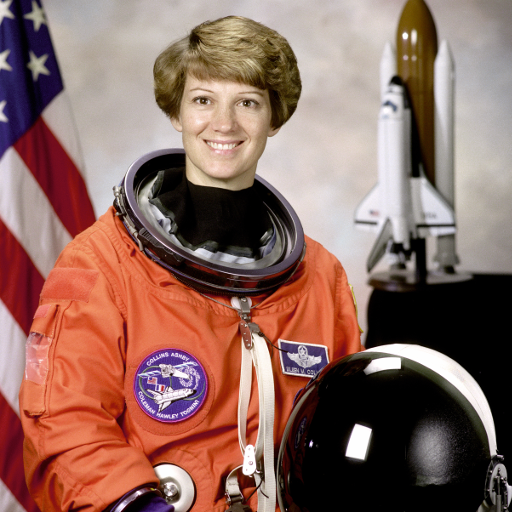
#> input picture skimage.data.astronaut(), 512 x 512 px
$ jupyter execute --allow-errors profiling_analysis.ipynb   (shell and % lines are left out)
#> lines starting #> are read from the running program, lines starting #| are printed output that depends on the picture
### baseline/lab1_baseline.py
"""Lab 1 code from app.py (commit bd9ea14) minus the Gradio UI.
Frozen as the Lab 8 baseline; line numbers match app.py."""
import numpy as np
from PIL import Image
import time

# ==========================================
# 1. VECTORIZED ALGORITHM (Fast)
# ==========================================
# [16 lines left out: function vectorized_mosaic, not called in this run]

# ==========================================
# 2. NAIVE LOOP ALGORITHM (Slow - For Step 6)
# ==========================================
def loop_based_mosaic(img_array, grid_size, tile_array, base_colors):
    height, width, channels = img_array.shape
    tile_h, tile_w = height // grid_size, width // grid_size
    display_tile_size = tile_array.shape[1]

    final_img = np.zeros((grid_size * display_tile_size, grid_size * display_tile_size, 3), dtype=np.uint8)

    for r in range(grid_size):
        for c in range(grid_size):
            y_start, y_end = r * tile_h, (r + 1) * tile_h
            x_start, x_end = c * tile_w, (c + 1) * tile_w
            region = img_array[y_start:y_end, x_start:x_end]

            avg_color = np.mean(region, axis=(0, 1))

            best_idx = 0
            min_dist = float('inf')
            for i, color in enumerate(base_colors):
                dist = np.linalg.norm(avg_color - color)
                if dist < min_dist:
                    min_dist = dist
                    best_idx = i

            paste_y = r * display_tile_size
            paste_x = c * display_tile_size
            final_img[paste_y:paste_y+display_tile_size, paste_x:paste_x+display_tile_size] = tile_array[best_idx]

    return final_img

# ==========================================
# 3. PIPELINE
# ==========================================
# [48 lines left out: function process_image, not called in this run]

### mosaic_generator/image_processor.py
"""Image loading, resizing and grid division."""
from pathlib import Path

import numpy as np
from PIL import Image, UnidentifiedImageError

from .utils import as_grid


# [40 lines left out: function load_image, not called in this run]


def validate_grid(image, grid_size):
    """Check that a grid fits an image, with every cell at least one pixel.

    Args:
        image (np.ndarray): Image of shape ``(H, W, 3)``.
        grid_size (int | tuple[int, int]): Cells down and across.

    Returns:
        tuple[int, int]: The grid as ``(rows, cols)``.

    Raises:
        ValueError: If the grid size is invalid or larger than the image.
    """
    rows, cols = as_grid(grid_size)
    height, width = image.shape[:2]
    if rows > height or cols > width:
        raise ValueError(
            f"A {rows}x{cols} grid needs an image at least {cols}x{rows} pixels; this one is {width}x{height}."
        )
    return rows, cols


def crop_to_grid(image, grid_size):
    """Crop an image so its height and width divide evenly into the grid.

    Args:
        image (np.ndarray): Image of shape ``(H, W, 3)``.
        grid_size (int | tuple[int, int]): Cells down and across.

    Returns:
        np.ndarray: The top-left part of ``image`` (a view, not a copy) whose
        size is an exact multiple of the cell size.

    Raises:
        ValueError: If the grid doesn't fit the image.
    """
    rows, cols = validate_grid(image, grid_size)
    cell_h, cell_w = image.shape[0] // rows, image.shape[1] // cols
    return image[:cell_h * rows, :cell_w * cols]


def cell_averages(image, grid_size):
    """Average color of every grid cell, using one box-filter downscale.

    Args:
        image (np.ndarray): Image of shape ``(H, W, 3)``, dtype ``uint8``.
        grid_size (int | tuple[int, int]): Cells down and across.

    Returns:
        tuple[np.ndarray, np.ndarray]: The image cropped to the grid, and the
        cell colors as a ``(rows, cols, 3)`` ``uint8`` array (rounded to whole
        numbers).

    Raises:
        ValueError: If the grid doesn't fit the image.

    Example:
        >>> image = load_image("test_images/astronaut_512.png")
        >>> cell_averages(image, 32)[1].shape
        (32, 32, 3)
    """
    cropped = crop_to_grid(image, grid_size)
    rows, cols = as_grid(grid_size)
    cell_h, cell_w = cropped.shape[0] // rows, cropped.shape[1] // cols
    colors = np.asarray(Image.fromarray(cropped).reduce((cell_w, cell_h)))
    return cropped, colors


# [33 lines left out: functions resize, blend, not called in this run]

### profiling_analysis.ipynb
# Lab 8: Profiling and Optimization

Part 1 profiles the Lab 1 baseline. Part 2 (at the end) optimizes it.

**Baseline:** `loop_based_mosaic` from my Lab 1 `app.py`, copied unchanged into `baseline/lab1_baseline.py`.

Dependencies are pinned in `requirements-dev.txt` and installed with `uv pip install -r requirements-dev.txt` (in place of `pip install line_profiler`).

[cell 1]

import cProfile
import io
import platform
import pstats
import time
from pathlib import Path

import matplotlib.pyplot as plt
import numpy as np
import pandas as pd
from PIL import Image
from skimage import data

from baseline.lab1_baseline import loop_based_mosaic

Path("results").mkdir(exist_ok=True)
Path("test_images").mkdir(exist_ok=True)
print(platform.platform(), "| Python", platform.python_version(), "| numpy", np.__version__)

## Test suite

Images: scikit-image's astronaut photo at 256, 512 and 1024 px (the 1024 is upscaled, which doesn't affect timing). Grids: 16, 32, 64. Tiles: Lab 1's 32-color synthetic palette.

[cell 2]
IMAGE_SIZES, GRID_SIZES = [256, 512, 1024], [16, 32, 64]
REQUIRED = {(256, 16), (512, 32), (1024, 64)}

images = {}
for size in IMAGE_SIZES:
    path = Path(f"test_images/astronaut_{size}.png")
    if not path.exists():
        Image.fromarray(data.astronaut()).resize((size, size), Image.LANCZOS).save(path)
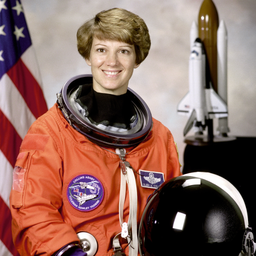
#> saved as astronaut_256.png: PIL image 256x256 RGB; mean R, G, B 141.6, 105.8, 96.5
    images[size] = np.array(Image.open(path).convert("RGB"))

# Lab 1's tile set (same lines as in Lab 1's process_image)
num_tiles, tile_size = 32, 20
np.random.seed(42)
base_colors = np.random.randint(0, 255, size=(num_tiles, 3), dtype=np.uint8)
tile_array = np.zeros((num_tiles, tile_size, tile_size, 3), dtype=np.uint8)
for i in range(num_tiles):
    tile_array[i, :, :] = base_colors[i]
    tile_array[i, 0, :] = 20
    tile_array[i, :, 0] = 20

## Baseline timing

5 timed runs per configuration, after one untimed run.

[cell 3]
def time_runs(fn, n=5):
    fn()  # untimed first run (cold caches)
    times = []
    for _ in range(n):
        start = time.perf_counter()
        fn()
        times.append(time.perf_counter() - start)
    return np.array(times)


rows = []
for size in IMAGE_SIZES:
    for grid in GRID_SIZES:
        t = time_runs(lambda: loop_based_mosaic(images[size], grid, tile_array, base_colors))
        rows.append({"image": size, "grid": grid, "cells": grid * grid,
                     "mean_s": t.mean(), "std_s": t.std(ddof=1), "min_s": t.min(),
                     "required": "✓" if (size, grid) in REQUIRED else ""})
#> after the loop, rows = 9 items
timings = pd.DataFrame(rows)
#> timings = table of 9 rows and 7 columns
timings.to_csv("results/baseline_timings.csv", index=False)
timings.round(4)
#> Out = table of 9 rows and 7 columns

[cell 4]
fig, ax = plt.subplots(figsize=(7, 4))
for (size, grp), color in zip(timings.groupby("image"), ["#2a78d6", "#eb6834", "#1baf7a"]):
    ax.plot(grp.cells, grp.mean_s, marker="o", lw=2, color=color, label=f"{size}×{size} image")
#> this loop made 3 passes
#> (size, color) on passes 1 to 3: (256, '#2a78d6'), (512, '#eb6834'), (1024, '#1baf7a')
ax.set(xlim=(0, 4300), ylim=(0, None), xlabel="Grid cells", ylabel="Time per mosaic (s)",
       title="Baseline time tracks the number of cells, not the image size")
ax.set_xticks([256, 1024, 4096], ["256\n(16×16)", "1,024\n(32×32)", "4,096\n(64×64)"])
ax.grid(color="#e4e3de")
ax.legend(frameon=False)
fig.tight_layout()
fig.savefig("results/baseline_scaling.png", dpi=200)
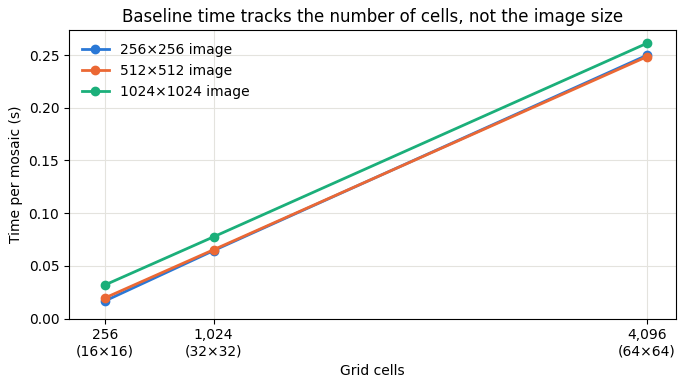
#> figure drawn by matplotlib, 1 panel
plt.show()

Time grows almost linearly with the number of cells. Image size matters much less: a 16× larger image costs 7% more at the 64×64 grid and 80% more at 16×16, where each cell holds more pixels to average. So most of the cost is per-cell Python overhead, not pixel math. 512×512 / 32×32 takes about 0.073 s, so 20× means getting it down to about 3.7 ms.

## cProfile (512×512, 32×32)

[cell 5]
def profile(fn, *args, top=10):
    prof = cProfile.Profile()
    prof.runcall(fn, *args)
    stream = io.StringIO()
    pstats.Stats(prof, stream=stream).strip_dirs().sort_stats("tottime").print_stats(top)
    print(stream.getvalue())


img512 = images[512]
#> img512 is the input picture: shape (512, 512, 3); mean R, G, B 141.6, 105.8, 96.5
profile(loop_based_mosaic, img512, 32, tile_array, base_colors)

`np.linalg.norm` (listed as `_linalg.py:2598(norm)`, the NumPy file it's defined in) is called 32,768 times (1,024 cells × 32 tiles) and takes over half the run, almost all of it call overhead on 3-element vectors. `np.mean` is called once per cell. There's no file I/O.

## line_profiler: `loop_based_mosaic` (512×512, 32×32)

`%lprun` output goes to Jupyter's pager, which isn't saved in the notebook, so `-T` writes it to a file that's printed below.

[cell 6]
print(Path("results/lprun_loop_based_mosaic.txt").read_text())
#> (reads results/lprun_loop_based_mosaic.txt from the repository)

Line 48, `dist = np.linalg.norm(avg_color - color)` in the inner tile loop, takes about 87% of the function. The per-cell `np.mean` (line 43) is about 6%. Line numbers are the same as in the Lab 1 version of `app.py`.

## Bottlenecks to fix in Part 2

| # | Bottleneck | Evidence | Fix |
|---|---|---|---|
| 1 | One `np.linalg.norm` call per cell per tile (line 48) | 32,768 calls, ~87% of function time | Compute all cell-to-tile distances in one operation, then `argmin` |
| 2 | Python loop over cells with a separate `np.mean` each (lines 37–43) | 1,024 iterations, ~6% in `np.mean` alone | Average all cells in one operation |
| 3 | Tile pasted one cell at a time (line 55) | 1,024 slice assignments | Index `tile_array` with the chosen-tile grid, then reshape |
| 4 | Redundant work per request | Lab 1's handler runs this loop only to report its time, and rebuilds the tile set each request | Run only the fast path; load the tiles once at startup and cache them |

## Part 2: Optimization

The optimized code is in the `mosaic_generator` package:
- **Cell averages** (`image_processor.cell_averages`): one box-filter downscale with PIL's `Image.reduce`, instead of 1,024 `np.mean` calls.
- **Tile matching** (`mosaic_builder.match_tiles`): every cell against every tile in one matrix product, then `argmin`.
- **Assembly** (`mosaic_builder.assemble`): index the tile array with the grid of chosen tiles and reshape, instead of 1,024 pastes.
- **Caching and redundant work:** `TileManager` loads the tiles from `tiles/` once, at startup, and the app no longer runs the loop version on every request. The `tiles/` folder holds Lab 1's 32 tiles saved as PNG files, so both versions use the same tiles.

The baseline times below come from Part 1, earlier in this same run, so both versions were measured under the same conditions.

[cell 7]
from mosaic_generator import MosaicBuilder, TileManager
from mosaic_generator.image_processor import cell_averages
from mosaic_generator.mosaic_builder import assemble, match_tiles

#> (the rest of this cell did not finish here and is left out)

At 512×512 / 32×32 the optimized version takes 0.79 ms against 73 ms, a **93× speedup** (the target is 20×; 50–100× is the aim). The three required configurations are 80–93× faster. The smallest gain is 20×, at 1024×1024 / 16×16: with only 256 cells, the baseline has little loop overhead to remove, while the optimized version still has to read every one of the million pixels.

### Speedup from each optimization (512×512, 32×32)

Each optimized step, timed against a loop version of the same step. The loop versions are Lab 1's loop split into one loop per step, which adds some overhead, so their times run a little high (the check printed below compares their total with the real loop).

[cell 8]
img, g = images[512], 32
#> g = 32
c = 512 // g
#> c = 16


def loop_averages():  # Lab 1 lines 37-43, as their own loop
    avg = np.zeros((g, g, 3))
    for r in range(g):
        for k in range(g):
            avg[r, k] = np.mean(img[r*c:(r+1)*c, k*c:(k+1)*c], axis=(0, 1))
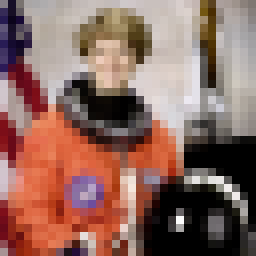
#> avg: shape (32, 32, 3) float64 (shown 8 times larger); mean R, G, B 141.6, 105.8, 96.5
    return avg


def loop_match():  # Lab 1 lines 45-51, as their own loop
    best = np.zeros((g, g), dtype=int)
    for r in range(g):
        for k in range(g):
            min_dist = float('inf')
            for i, color in enumerate(base_colors):
                dist = np.linalg.norm(avg[r, k] - color)
                if dist < min_dist:
                    min_dist, best[r, k] = dist, i
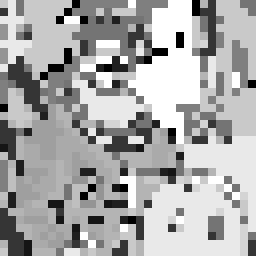
#> best: shape (32, 32) int64 (shown 8 times larger); min 7, max 31, mean 23; drawn with min black and max white
    return best


def loop_paste():  # Lab 1 lines 53-55, as their own loop
    out = np.zeros((g * 20, g * 20, 3), dtype=np.uint8)
    for r in range(g):
        for k in range(g):
            out[r*20:(r+1)*20, k*20:(k+1)*20] = tile_array[best[r, k]]
    return out


avg = loop_averages()  # inputs for the later steps
best = loop_match()
#> (the rest of this cell did not finish here and is left out)

#> `base = loop_based_mosaic(images[size], grid, tile_array, base_colors)`:
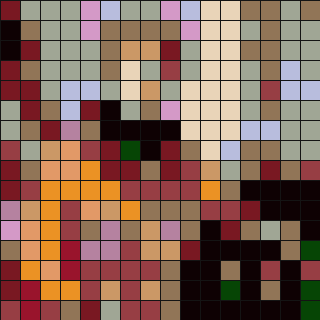
#> base: shape (320, 320, 3); mean of channels 0, 1, 2 133.7, 99.5, 85.7; drawn as R, G, B
stages = {
    "Cell averages": (loop_averages, lambda: cell_averages(img, g)),
    "Tile matching": (loop_match, lambda: match_tiles(reduced, base_colors)),
    "Assembly": (loop_paste, lambda: assemble(best, tile_array)),
    "Tile loading (every request vs once)": (lambda: TileManager("tiles"), lambda: tile_manager),
}
rows = []
for name, (without, with_) in stages.items():
    without_ms, with_ms = 1e3 * time_runs(without).mean(), 1e3 * time_runs(with_, n=50).mean()
    rows.append({"optimization": name, "without_ms": without_ms, "with_ms": with_ms, "speedup": without_ms / with_ms})
per_step = pd.DataFrame(rows)
loops_total = per_step.without_ms[:3].sum()
real_loop = 1e3 * timings.set_index(["image", "grid"]).loc[(512, 32), "mean_s"]
print(f"Check: the three loop versions add up to {loops_total:.0f} ms; the real loop takes {real_loop:.0f} ms.")
per_step.round(3)

Tile matching gained the most, over 1,000×: 32,768 `norm` calls became one matrix product. Cell averages are about 21× faster and assembly about 3×. Loading the 32 tiles from disk takes about 3 ms; the app does it once, at startup, instead of on every request. Removing the discarded loop run from the app means each request no longer pays the full baseline time on top of the mosaic.

### Correctness check

Percentage of cells where the optimized mosaic uses the same tile as the baseline, and the MSE between the two mosaics.

[cell 9]
def same_tile_pct(a, b, g, ts=20):
    a, b = a.reshape(g, ts, g, ts, 3), b.reshape(g, ts, g, ts, 3)
    return 100 * (a == b).all(axis=(1, 3, 4)).mean()


rows = []
#> (the rest of this cell did not finish here and is left out)

98–99% of cells get the same tile as the baseline. The MSE between the two mosaics (11–24, with pixel values from 0 to 255) comes entirely from the cells that differ.

### cProfile of the optimized version (512×512, 32×32)

One call takes under a millisecond, too short to profile reliably, so this profiles 100 calls.

#> (a cell that did not finish here is left out)
